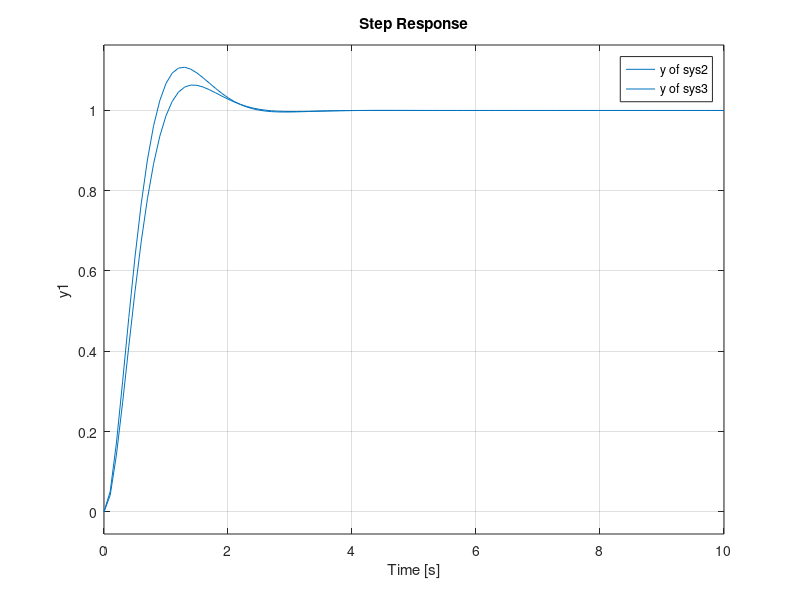

This chart was generated by the following MATLAB code:
clear;
clc;

A = [-2 1; 0 -2];
B = [1; 1];
C = [1 1];

% 적분치를 새로운 상태로 선정
A1 = [0 -C ; [0;0] A];
B1 = [0; B];
B2 = [1; 0; 0];
C1 = [0 C];
% 극점이 -2+-2j가 되도록 제어기 설계
P1 = [-3; -2-2i; -2+2i];
% 명령 추종 제어기 설계
K1 = acker(A1, B1, P1);
% 위 제어기를 적용한 새로운 시스템 설계
sys2 = ss(A1-B1*K1, B2, C1, 0);
figure;
step(sys2, 10);
hold on
% 시스템 특성이 바뀐 경우
A2 = [-1.9 1; 0 -1.1];
% 적분치를 새로운 상태로 선정
A3 = [0 -C; [0;0] A2];
% 명령 추종 제어기 설계
K2 = acker(A3, B1, P1);
% 위 제어기를 적용한 새로운 시스템 설계
sys3 = ss(A3-B1*K2, B2, C1, 0);
step(sys3, 10)
legend('y of sys2','y of sys3')